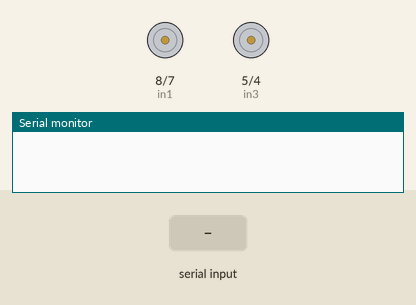
A sketch run on a simulated Arduino Uno, built with avr-gcc and run on an emulated ATmega328P. Parts: motor-driver pin pairs drawn as motors (green arrow = first pin HIGH = forward, orange = second pin HIGH = backward, longer = more drive, scaled by the enable pin), the last lines printed to the serial monitor. The test bench sets the inputs (shaded band).

Above: at 1.2 s.
1.3 s: "f" received over Serial
At 1.7 s:
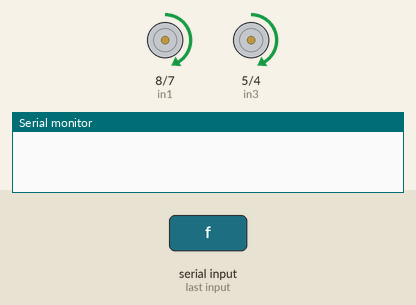
3.3 s: "b" received over Serial
At 3.4 s:
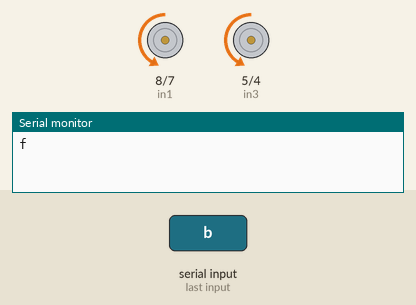
5.0 s: "r" received over Serial
At 5.4 s:
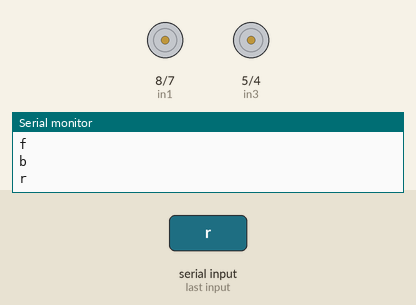
6.6 s: "l" received over Serial
At 7.9 s:
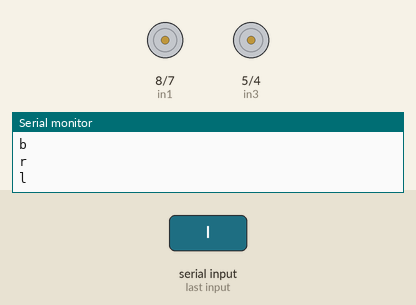
Timing chart, 0 to 9.2 s (numbered marks = the images above; inputs shaded):
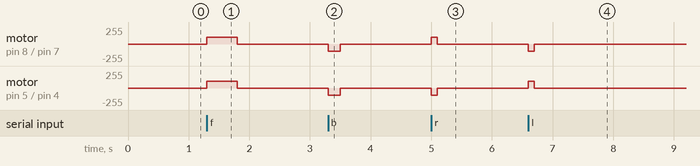

Measured:
- after the input at 1.3 s, motor on pin 8 (in1) / pin 7 (in2), motor on pin 5 (in3) / pin 4 (in4): stopped → forward 105/255 at once, → stopped 0.50 s later
- after the input at 3.3 s, motor on pin 8 (in1) / pin 7 (in2), motor on pin 5 (in3) / pin 4 (in4): stopped → backward 105/255 at once, → stopped 0.20 s later
- after the input at 5.0 s, motor on pin 8 (in1) / pin 7 (in2): stopped → forward 105/255 at once, → stopped 0.10 s later; motor on pin 5 (in3) / pin 4 (in4): stopped → backward 105/255 at once, → stopped 0.10 s later
- after the input at 6.6 s, motor on pin 8 (in1) / pin 7 (in2): stopped → backward 105/255 at once, → stopped 0.10 s later; motor on pin 5 (in3) / pin 4 (in4): stopped → forward 105/255 at once, → stopped 0.10 s later

The sketch:

motor3.ino
```cpp
// Motor A connections
int enA = 9;
int in1 = 8;
int in2 = 7;
// Motor B connections
int enB = 3;
int in3 = 5;
int in4 = 4;
//char read_value='w';
void setup() {
  // Set all the motor control pins to outputs
  pinMode(enA, OUTPUT);
  pinMode(enB, OUTPUT);
  pinMode(in1, OUTPUT);
  pinMode(in2, OUTPUT);
  pinMode(in3, OUTPUT);
  pinMode(in4, OUTPUT);

  // Turn off motors - Initial state
  digitalWrite(in1, LOW);
  digitalWrite(in2, LOW);
  digitalWrite(in3, LOW);
  digitalWrite(in4, LOW);

  //Communication with tracking program
  Serial.begin(9600);
}

void loop() {
  if(Serial.available()>0){
    //delay(600);
    char read_value=Serial.read();
    if (read_value=='f'){

      front();
    }
    else if (read_value=='b'){
      back();
    }
    else if (read_value=='r'){
      right();
    }
    else if(read_value=='s'){
      exit(0);
    }
    else if(read_value=='l'){
      left();
    }
    Serial.println(read_value);
  }
}

/*void loop() {
  if(Serial.available()>0){
    //delay(600);
    String read_value=Serial.readString();
    if (read_value=="f"){

      front();
    }
    else if (read_value=="b"){
      back();
    }
    else if (read_value=="r"){
      right();
    }
    else if(read_value=="s"){
      exit(0);
    }
    else if(read_value=="l"){
      left();
    }
    Serial.println(read_value);
  }
}*/


// This function lets you control spinning direction of motors
void front(){
  // Set motors to maximum speed
  // For PWM maximum possible values are 0 to 255
  analogWrite(enA, 105);
  analogWrite(enB, 105);

  // Turn on motor A & B
  digitalWrite(in1, HIGH);
  digitalWrite(in2, LOW);
  digitalWrite(in3, HIGH);
  digitalWrite(in4, LOW);
  delay(500);

  // Turn off motors
  digitalWrite(in1, LOW);
  digitalWrite(in2, LOW);
  digitalWrite(in3, LOW);
  digitalWrite(in4, LOW);
}
void back(){
  analogWrite(enA, 105);
  analogWrite(enB, 105);
  // Now change motor directions
  digitalWrite(in1, LOW);
  digitalWrite(in2, HIGH);
  digitalWrite(in3, LOW);
  digitalWrite(in4, HIGH);
  delay(200);

  // Turn off motors
  digitalWrite(in1, LOW);
  digitalWrite(in2, LOW);
  digitalWrite(in3, LOW);
  digitalWrite(in4, LOW);
}

void left(){
  analogWrite(enA, 105);
  analogWrite(enB, 105);
  // Now change motor directions
  digitalWrite(in1, LOW);
  digitalWrite(in2, HIGH);
  digitalWrite(in3, HIGH);
  digitalWrite(in4, LOW);
  delay(100);

  // Turn off motors
  digitalWrite(in1, LOW);
  digitalWrite(in2, LOW);
  digitalWrite(in3, LOW);
  digitalWrite(in4, LOW);
}

void right(){
  analogWrite(enA, 105);
  analogWrite(enB, 105);

  digitalWrite(in1, HIGH);
  digitalWrite(in2, LOW);
  digitalWrite(in3, LOW);
  digitalWrite(in4, HIGH);
  delay(100);

  // Turn off motors
  digitalWrite(in1, LOW);
  digitalWrite(in2, LOW);
  digitalWrite(in3, LOW);
  digitalWrite(in4, LOW);
}
/*// This function lets you control speed of the motors
void speedControl() {
  // Turn on motors
  digitalWrite(in1, LOW);
  digitalWrite(in2, HIGH);
  digitalWrite(in3, LOW);
  digitalWrite(in4, HIGH);

  // Accelerate from zero to maximum speed
  for (int i = 0; i < 106; i++) {
    analogWrite(enA, i);
    analogWrite(enB, i);
    delay(20);
  }

  // Decelerate from maximum speed to zero
  for (int i = 105; i >= 0; --i) {
    analogWrite(enA, i);
    analogWrite(enB, i);
    delay(20);
  }

  // Now turn off motors
  digitalWrite(in1, LOW);
  digitalWrite(in2, LOW);
  digitalWrite(in3, LOW);
  digitalWrite(in4, LOW);
}
*/
```
